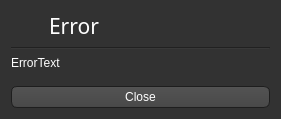
<?xml version="1.0" encoding="UTF-8"?>
<ui version="4.0">
 <class>Error</class>
 <widget class="QDialog" name="Error">
  <property name="windowModality">
   <enum>Qt::ApplicationModal</enum>
  </property>
  <property name="enabled">
   <bool>true</bool>
  </property>
  <property name="geometry">
   <rect>
    <x>0</x>
    <y>0</y>
    <width>281</width>
    <height>119</height>
   </rect>
  </property>
  <property name="windowTitle">
   <string>Wii Music Editor Plus - Error</string>
  </property>
  <property name="styleSheet">
   <string notr="true">QToolTip
{
     border: 1px solid black;
     background-color: #ffa02f;
     padding: 1px;
     border-radius: 3px;
     opacity: 100;
}

QWidget
{
    color: white;
    background-color: #323232;
}

QWidget:item:hover
{
    background-color: QLinearGradient( x1: 0, y1: 0, x2: 0, y2: 1, stop: 0 #ffa02f, stop: 1 #ca0619);
    color: #000000;
}

QWidget:item:selected
{
    background-color: QLinearGradient( x1: 0, y1: 0, x2: 0, y2: 1, stop: 0 #ffa02f, stop: 1 #d7801a);
}

QMenuBar
{
	background: #242424;
}

QMenuBar::item
{
    background: transparent;
}

QMenuBar::item:selected
{
    background: transparent;
    border: 1px solid #ffaa00;
}

QMenuBar::item:pressed
{
    background: #444;
    border: 1px solid #000;
    background-color: QLinearGradient(
        x1:0, y1:0,
        x2:0, y2:1,
        stop:1 #212121,
        stop:0.4 #343434/*,
        stop:0.2 #343434,
        stop:0.1 #ffaa00*/
    );
    margin-bottom:-1px;
    padding-bottom:1px;
}

QMenu
{
    border: 1px solid #000;
}

QMenu::item
{
    padding: 2px 20px 2px 20px;
}

QMenu::item:selected
{
    color: #000000;
}

QWidget:disabled
{
    color: #404040;
    background-color: #323232;
}

QLineEdit
{
    background-color: QLinearGradient( x1: 0, y1: 0, x2: 0, y2: 1, stop: 0 #4d4d4d, stop: 0 #646464, stop: 1 #5d5d5d);
    padding: 1px;
    border-style: solid;
    border: 1px solid #1e1e1e;
    border-radius: 5;
}

QPushButton
{
    color: white;
    background-color: QLinearGradient( x1: 0, y1: 0, x2: 0, y2: 1, stop: 0 #565656, stop: 0.1 #525252, stop: 0.5 #4e4e4e, stop: 0.9 #4a4a4a, stop: 1 #464646);
    border-width: 1px;
    border-color: #1e1e1e;
    border-style: solid;
    border-radius: 6;
    padding: 3px;
    padding-left: 5px;
    padding-right: 5px;
}

QPushButton:pressed
{
    background-color: QLinearGradient( x1: 0, y1: 0, x2: 0, y2: 1, stop: 0 #2d2d2d, stop: 0.1 #2b2b2b, stop: 0.5 #292929, stop: 0.9 #282828, stop: 1 #252525);
}

QComboBox
{
    selection-background-color: #ffaa00;
    background-color: QLinearGradient( x1: 0, y1: 0, x2: 0, y2: 1, stop: 0 #565656, stop: 0.1 #525252, stop: 0.5 #4e4e4e, stop: 0.9 #4a4a4a, stop: 1 #464646);
    border-style: solid;
    border: 1px solid #1e1e1e;
    border-radius: 5;
}

QComboBox:hover,QPushButton:hover
{
    border: 2px solid QLinearGradient( x1: 0, y1: 0, x2: 0, y2: 1, stop: 0 #ffa02f, stop: 1 #d7801a);
}


QComboBox:on
{
    padding-top: 3px;
    padding-left: 4px;
    background-color: QLinearGradient( x1: 0, y1: 0, x2: 0, y2: 1, stop: 0 #2d2d2d, stop: 0.1 #2b2b2b, stop: 0.5 #292929, stop: 0.9 #282828, stop: 1 #252525);
    selection-background-color: #ffaa00;
}

QComboBox QAbstractItemView
{
    border: 2px solid darkgray;
    selection-background-color: QLinearGradient( x1: 0, y1: 0, x2: 0, y2: 1, stop: 0 #ffa02f, stop: 1 #d7801a);
}

QComboBox::drop-down
{
     subcontrol-origin: padding;
     subcontrol-position: top right;
     width: 15px;

     border-left-width: 0px;
     border-left-color: darkgray;
     border-left-style: solid; /* just a single line */
     border-top-right-radius: 3px; /* same radius as the QComboBox */
     border-bottom-right-radius: 3px;
 }

QComboBox::down-arrow
{
     image: url(:/down_arrow.png);
}

QGroupBox:focus
{
border: 2px solid QLinearGradient( x1: 0, y1: 0, x2: 0, y2: 1, stop: 0 #ffa02f, stop: 1 #d7801a);
}

QTextEdit:focus
{
    border: 2px solid QLinearGradient( x1: 0, y1: 0, x2: 0, y2: 1, stop: 0 #ffa02f, stop: 1 #d7801a);
}

QScrollBar:horizontal {
     border: 1px solid #222222;
     background: QLinearGradient( x1: 0, y1: 0, x2: 0, y2: 1, stop: 0.0 #121212, stop: 0.2 #282828, stop: 1 #484848);
     height: 7px;
     margin: 0px 16px 0 16px;
}

QScrollBar::handle:horizontal
{
      background: QLinearGradient( x1: 0, y1: 0, x2: 1, y2: 0, stop: 0 #ffa02f, stop: 0.5 #d7801a, stop: 1 #ffa02f);
      min-height: 20px;
      border-radius: 2px;
}

QScrollBar::add-line:horizontal {
      border: 1px solid #1b1b19;
      border-radius: 2px;
      background: QLinearGradient( x1: 0, y1: 0, x2: 1, y2: 0, stop: 0 #ffa02f, stop: 1 #d7801a);
      width: 14px;
      subcontrol-position: right;
      subcontrol-origin: margin;
}

QScrollBar::sub-line:horizontal {
      border: 1px solid #1b1b19;
      border-radius: 2px;
      background: QLinearGradient( x1: 0, y1: 0, x2: 1, y2: 0, stop: 0 #ffa02f, stop: 1 #d7801a);
      width: 14px;
     subcontrol-position: left;
     subcontrol-origin: margin;
}

QAbstractItemView
{
    background-color: #121212;
}

QScrollBar::right-arrow:horizontal, QScrollBar::left-arrow:horizontal
{
      border: 1px solid black;
      width: 1px;
      height: 1px;
      background: white;
}

QScrollBar::add-page:horizontal, QScrollBar::sub-page:horizontal
{
      background: none;
}

QScrollBar:vertical
{
      background: QLinearGradient( x1: 0, y1: 0, x2: 1, y2: 0, stop: 0.0 #121212, stop: 0.2 #282828, stop: 1 #484848);
      width: 7px;
      margin: 16px 0 16px 0;
      border: 1px solid #222222;
}

QScrollBar::handle:vertical
{
      background: QLinearGradient( x1: 0, y1: 0, x2: 0, y2: 1, stop: 0 #ffa02f, stop: 0.5 #d7801a, stop: 1 #ffa02f);
      min-height: 20px;
      border-radius: 2px;
}

QScrollBar::add-line:vertical
{
      border: 1px solid #1b1b19;
      border-radius: 2px;
      background: QLinearGradient( x1: 0, y1: 0, x2: 0, y2: 1, stop: 0 #ffa02f, stop: 1 #d7801a);
      height: 14px;
      subcontrol-position: bottom;
      subcontrol-origin: margin;
}

QScrollBar::sub-line:vertical
{
      border: 1px solid #1b1b19;
      border-radius: 2px;
      background: QLinearGradient( x1: 0, y1: 0, x2: 0, y2: 1, stop: 0 #d7801a, stop: 1 #ffa02f);
      height: 14px;
      subcontrol-position: top;
      subcontrol-origin: margin;
}

QScrollBar::up-arrow:vertical, QScrollBar::down-arrow:vertical
{
      border: 1px solid black;
      width: 1px;
      height: 1px;
      background: white;
}


QScrollBar::add-page:vertical, QScrollBar::sub-page:vertical
{
      background: none;
}

QTextEdit
{
    background-color: #242424;
	padding-left: 1px;
}

QPlainTextEdit
{
    background-color: #242424;
}

QHeaderView::section
{
    background-color: QLinearGradient(x1:0, y1:0, x2:0, y2:1, stop:0 #616161, stop: 0.5 #505050, stop: 0.6 #434343, stop:1 #656565);
    color: white;
    padding-left: 4px;
    border: 1px solid #6c6c6c;
}

QCheckBox:disabled
{
color: #414141;
}

QDockWidget::title
{
    text-align: center;
    spacing: 3px; /* spacing between items in the tool bar */
    background-color: QLinearGradient(x1:0, y1:0, x2:0, y2:1, stop:0 #323232, stop: 0.5 #242424, stop:1 #323232);
}

QDockWidget::close-button, QDockWidget::float-button
{
    text-align: center;
    spacing: 1px; /* spacing between items in the tool bar */
    background-color: QLinearGradient(x1:0, y1:0, x2:0, y2:1, stop:0 #323232, stop: 0.5 #242424, stop:1 #323232);
}

QDockWidget::close-button:hover, QDockWidget::float-button:hover
{
    background: #242424;
}

QDockWidget::close-button:pressed, QDockWidget::float-button:pressed
{
    padding: 1px -1px -1px 1px;
}

QMainWindow::separator
{
    background-color: QLinearGradient(x1:0, y1:0, x2:0, y2:1, stop:0 #161616, stop: 0.5 #151515, stop: 0.6 #212121, stop:1 #343434);
    color: white;
    padding-left: 4px;
    border: 1px solid #4c4c4c;
    spacing: 3px; /* spacing between items in the tool bar */
}

QMainWindow::separator:hover
{

    background-color: QLinearGradient(x1:0, y1:0, x2:0, y2:1, stop:0 #d7801a, stop:0.5 #b56c17 stop:1 #ffa02f);
    color: white;
    padding-left: 4px;
    border: 1px solid #6c6c6c;
    spacing: 3px; /* spacing between items in the tool bar */
}

QToolBar::handle
{
     spacing: 3px; /* spacing between items in the tool bar */
     background: url(:/images/handle.png);
}

QMenu::separator
{
    height: 2px;
    background-color: QLinearGradient(x1:0, y1:0, x2:0, y2:1, stop:0 #161616, stop: 0.5 #151515, stop: 0.6 #212121, stop:1 #343434);
    color: white;
    padding-left: 4px;
    margin-left: 10px;
    margin-right: 5px;
}

QProgressBar
{
    border: 2px solid grey;
    border-radius: 5px;
    text-align: center;
}

QProgressBar::chunk
{
    background-color: #d7801a;
    width: 2.15px;
    margin: 0.5px;
}

QTabBar::tab {
    color: #b1b1b1;
    border: 1px solid #444;
    border-bottom-style: none;
    background-color: #323232;
    padding-left: 10px;
    padding-right: 10px;
    padding-top: 3px;
    padding-bottom: 2px;
    margin-right: -1px;
}

QTabWidget::pane {
    border: 1px solid #444;
    top: 1px;
}

QTabBar::tab:last
{
    margin-right: 0; /* the last selected tab has nothing to overlap with on the right */
    border-top-right-radius: 3px;
}

QTabBar::tab:first:!selected
{
 margin-left: 0px; /* the last selected tab has nothing to overlap with on the right */


    border-top-left-radius: 3px;
}

QTabBar::tab:!selected
{
    color: #b1b1b1;
    border-bottom-style: solid;
    margin-top: 3px;
    background-color: QLinearGradient(x1:0, y1:0, x2:0, y2:1, stop:1 #212121, stop:.4 #343434);
}

QTabBar::tab:selected
{
    border-top-left-radius: 3px;
    border-top-right-radius: 3px;
    margin-bottom: 0px;
}

QTabBar::tab:!selected:hover
{
    /*border-top: 2px solid #ffaa00;
    padding-bottom: 3px;*/
    border-top-left-radius: 3px;
    border-top-right-radius: 3px;
    background-color: QLinearGradient(x1:0, y1:0, x2:0, y2:1, stop:1 #212121, stop:0.4 #343434, stop:0.2 #343434, stop:0.1 #ffaa00);
}

QRadioButton::indicator:checked, QRadioButton::indicator:unchecked{
    color: #b1b1b1;
    background-color: #323232;
    border: 1px solid #b1b1b1;
    border-radius: 6px;
}

QRadioButton::indicator:checked
{
    background-color: qradialgradient(
        cx: 0.5, cy: 0.5,
        fx: 0.5, fy: 0.5,
        radius: 1.0,
        stop: 0.25 #ffaa00,
        stop: 0.3 #323232
    );
}

QCheckBox::indicator{
    color: #b1b1b1;
    background-color: #323232;
    border: 1px solid #b1b1b1;
    width: 9px;
    height: 9px;
}

QRadioButton::indicator
{
    border-radius: 6px;
}

QRadioButton::indicator:hover, QCheckBox::indicator:hover
{
    border: 1px solid #ffaa00;
}

QRadioButton:disabled
{
    background-color: #404040;
}


QCheckBox::indicator:checked
{
    image:url(:/images/checkbox.png);
}

QCheckBox::indicator:disabled, QRadioButton::indicator:disabled
{
    border: 1px solid #444;
}

QWidget[error=&quot;true&quot;]
{
	border: 1px solid red;
}

QWidget[error=&quot;true&quot;]
{
	border: 1px solid red;
}</string>
  </property>
  <property name="sizeGripEnabled">
   <bool>false</bool>
  </property>
  <property name="modal">
   <bool>false</bool>
  </property>
  <layout class="QVBoxLayout" name="verticalLayout">
   <item>
    <layout class="QHBoxLayout" name="Title">
     <item>
      <widget class="QLabel" name="ErrorSymbol">
       <property name="maximumSize">
        <size>
         <width>32</width>
         <height>16777215</height>
        </size>
       </property>
       <property name="text">
        <string notr="true">&lt;html&gt;&lt;head/&gt;&lt;body&gt;&lt;p&gt;&lt;img src=&quot;:/images/images/Error.png&quot;/&gt;&lt;/p&gt;&lt;/body&gt;&lt;/html&gt;</string>
       </property>
      </widget>
     </item>
     <item>
      <widget class="QLabel" name="ErrorTitle">
       <property name="font">
        <font>
         <family>Continuum Medium</family>
         <pointsize>16</pointsize>
        </font>
       </property>
       <property name="text">
        <string notr="true">Error</string>
       </property>
      </widget>
     </item>
    </layout>
   </item>
   <item>
    <widget class="Line" name="hLine">
     <property name="orientation">
      <enum>Qt::Horizontal</enum>
     </property>
    </widget>
   </item>
   <item>
    <widget class="QLabel" name="ErrorMessage">
     <property name="font">
      <font>
       <pointsize>9</pointsize>
      </font>
     </property>
     <property name="text">
      <string notr="true">ErrorText</string>
     </property>
     <property name="textInteractionFlags">
      <set>Qt::LinksAccessibleByMouse|Qt::TextSelectableByMouse</set>
     </property>
    </widget>
   </item>
   <item>
    <spacer name="ErrorSpacer">
     <property name="orientation">
      <enum>Qt::Vertical</enum>
     </property>
     <property name="sizeHint" stdset="0">
      <size>
       <width>20</width>
       <height>18</height>
      </size>
     </property>
    </spacer>
   </item>
   <item>
    <widget class="QPushButton" name="ErrorClose">
     <property name="enabled">
      <bool>true</bool>
     </property>
     <property name="text">
      <string>Close</string>
     </property>
    </widget>
   </item>
  </layout>
 </widget>
 <resources>
  <include location="resources.qrc"/>
 </resources>
 <connections/>
</ui>
